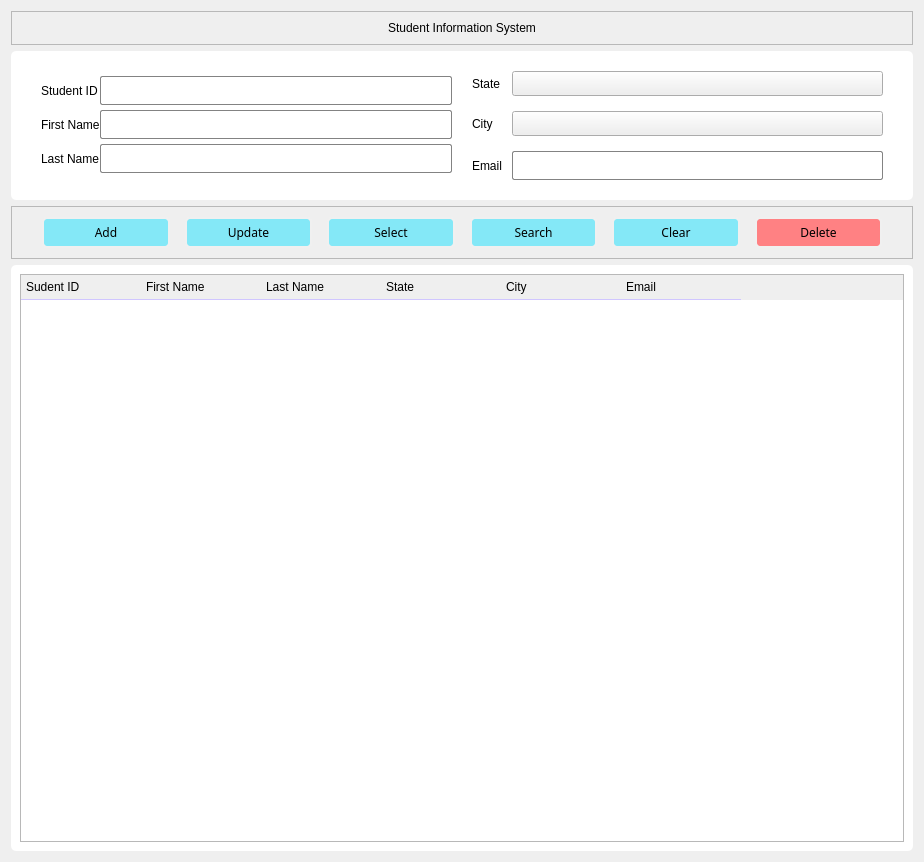
<?xml version="1.0" encoding="UTF-8"?>
<ui version="4.0">
 <class>Form</class>
 <widget class="QWidget" name="Form">
  <property name="geometry">
   <rect>
    <x>0</x>
    <y>0</y>
    <width>924</width>
    <height>862</height>
   </rect>
  </property>
  <property name="windowTitle">
   <string>Form</string>
  </property>
  <property name="styleSheet">
   <string notr="true">#info_frame{
	background-color: #fff;
	border: none;
	border-radius: 5px;
}

#info_frame Qlabel,
#info_frame QLineEdit,
#info_frame QComboBox,
#function_frame QPushButton,
QheaerdView::section {
	font-family: Segoe UI Semibold;
	font-size: 12px;
}

#info_frame QLineEdit,
#info:frame QComboBox{
	padding: 4px 5px;
	border: 1px solid #838383;
	border-radius: 2px;
}

#info_frame QLineEdit:focus,
#info_fame QComboBox:focus{
	border-color: #0055ff;
}

QComboBox::drop-down{
	background:transparent;
	border: none;
	margin-right: 5px;
}

QComboBox::down-arrow{
	image: url(:/icons/expand_more.svg);
}

#result_frame{
	border-radius: 5px;
	background-color: #fff;
}

#QTableWidget{
	border-radius: 3px;
	border: 1px solid #f0f0f0;
}

QHeaderView::section{
	border:none;
	border-bottom: 1px solid #d0c6ff;
	text-align: left;
	padding: 3px 5px;
}

QTableWidget::Item{
	border-bottom: 1px solid #d0c6ff;
	color: #000;
	padding-left: 3px;
}

#function_frame QPushButton {
	font-size 14px;
	padding: 5px 10px;
	border: 2px solid #f0f0f0;
	border-radius: 5px;
	background-color: #84e8f7;
}

#function_frame #delete_btn{
	background-color: #ff8183;
}

#function_frame QPushButton:hover {
	border-color: #4c96f7;
	font-size: 15px
}

#function_frame #delete_btn:hover {
	border-color: #dc0004;
}</string>
  </property>
  <layout class="QGridLayout" name="gridLayout_7">
   <item row="1" column="0">
    <widget class="QFrame" name="info_frame">
     <property name="frameShape">
      <enum>QFrame::StyledPanel</enum>
     </property>
     <property name="frameShadow">
      <enum>QFrame::Raised</enum>
     </property>
     <layout class="QGridLayout" name="gridLayout_3">
      <property name="leftMargin">
       <number>30</number>
      </property>
      <property name="topMargin">
       <number>20</number>
      </property>
      <property name="rightMargin">
       <number>30</number>
      </property>
      <property name="bottomMargin">
       <number>20</number>
      </property>
      <property name="horizontalSpacing">
       <number>20</number>
      </property>
      <property name="verticalSpacing">
       <number>10</number>
      </property>
      <item row="0" column="0">
       <layout class="QGridLayout" name="gridLayout">
        <item row="0" column="0">
         <widget class="QLabel" name="label_2">
          <property name="text">
           <string>Student ID</string>
          </property>
         </widget>
        </item>
        <item row="0" column="1">
         <widget class="QLineEdit" name="lineEdit"/>
        </item>
        <item row="1" column="0">
         <widget class="QLabel" name="label_3">
          <property name="text">
           <string>First Name</string>
          </property>
         </widget>
        </item>
        <item row="1" column="1">
         <widget class="QLineEdit" name="lineEdit_2"/>
        </item>
        <item row="2" column="0">
         <widget class="QLabel" name="label_4">
          <property name="text">
           <string>Last Name</string>
          </property>
         </widget>
        </item>
        <item row="2" column="1">
         <widget class="QLineEdit" name="lineEdit_3"/>
        </item>
       </layout>
      </item>
      <item row="0" column="1">
       <layout class="QGridLayout" name="gridLayout_2">
        <property name="horizontalSpacing">
         <number>10</number>
        </property>
        <property name="verticalSpacing">
         <number>15</number>
        </property>
        <item row="0" column="1" rowspan="2">
         <widget class="QComboBox" name="comboBox"/>
        </item>
        <item row="2" column="1">
         <widget class="QComboBox" name="comboBox_2"/>
        </item>
        <item row="3" column="0">
         <widget class="QLabel" name="label_7">
          <property name="text">
           <string>Email</string>
          </property>
         </widget>
        </item>
        <item row="3" column="1">
         <widget class="QLineEdit" name="lineEdit_4"/>
        </item>
        <item row="2" column="0">
         <widget class="QLabel" name="label_6">
          <property name="text">
           <string>City</string>
          </property>
         </widget>
        </item>
        <item row="0" column="0" rowspan="2">
         <widget class="QLabel" name="label_5">
          <property name="text">
           <string>State</string>
          </property>
         </widget>
        </item>
       </layout>
      </item>
     </layout>
    </widget>
   </item>
   <item row="2" column="0">
    <widget class="QFrame" name="function_frame">
     <property name="frameShape">
      <enum>QFrame::StyledPanel</enum>
     </property>
     <property name="frameShadow">
      <enum>QFrame::Raised</enum>
     </property>
     <layout class="QGridLayout" name="gridLayout_4">
      <property name="leftMargin">
       <number>30</number>
      </property>
      <property name="topMargin">
       <number>10</number>
      </property>
      <property name="rightMargin">
       <number>30</number>
      </property>
      <property name="bottomMargin">
       <number>10</number>
      </property>
      <property name="spacing">
       <number>15</number>
      </property>
      <item row="0" column="5">
       <widget class="QPushButton" name="delete_btn">
        <property name="text">
         <string>Delete</string>
        </property>
        <property name="icon">
         <iconset>
          <normaloff>icons/delete.svg.svg</normaloff>icons/delete.svg.svg</iconset>
        </property>
       </widget>
      </item>
      <item row="0" column="3">
       <widget class="QPushButton" name="search_btn">
        <property name="text">
         <string>Search</string>
        </property>
        <property name="icon">
         <iconset>
          <normaloff>icons/search.svg.svg</normaloff>icons/search.svg.svg</iconset>
        </property>
       </widget>
      </item>
      <item row="0" column="1">
       <widget class="QPushButton" name="update_btn">
        <property name="text">
         <string>Update</string>
        </property>
        <property name="icon">
         <iconset>
          <normaloff>icons/update.svg.svg</normaloff>icons/update.svg.svg</iconset>
        </property>
       </widget>
      </item>
      <item row="0" column="4">
       <widget class="QPushButton" name="clear_btn">
        <property name="text">
         <string>Clear</string>
        </property>
        <property name="icon">
         <iconset>
          <normaloff>icons/clear.svg.svg</normaloff>icons/clear.svg.svg</iconset>
        </property>
       </widget>
      </item>
      <item row="0" column="0">
       <widget class="QPushButton" name="add_btn">
        <property name="text">
         <string>Add</string>
        </property>
        <property name="icon">
         <iconset>
          <normaloff>icons/add.svg.svg</normaloff>icons/add.svg.svg</iconset>
        </property>
       </widget>
      </item>
      <item row="0" column="2">
       <widget class="QPushButton" name="select_btn">
        <property name="text">
         <string>Select</string>
        </property>
        <property name="icon">
         <iconset>
          <normaloff>icons/select.svg.svg</normaloff>icons/select.svg.svg</iconset>
        </property>
       </widget>
      </item>
     </layout>
    </widget>
   </item>
   <item row="3" column="0">
    <widget class="QFrame" name="result_frame">
     <property name="frameShape">
      <enum>QFrame::StyledPanel</enum>
     </property>
     <property name="frameShadow">
      <enum>QFrame::Raised</enum>
     </property>
     <layout class="QGridLayout" name="gridLayout_5">
      <item row="0" column="0">
       <widget class="QTableWidget" name="tableWidget">
        <property name="focusPolicy">
         <enum>Qt::TabFocus</enum>
        </property>
        <property name="showGrid">
         <bool>false</bool>
        </property>
        <attribute name="horizontalHeaderMinimumSectionSize">
         <number>50</number>
        </attribute>
        <attribute name="horizontalHeaderDefaultSectionSize">
         <number>120</number>
        </attribute>
        <column>
         <property name="text">
          <string>Sudent ID</string>
         </property>
         <property name="textAlignment">
          <set>AlignLeading|AlignVCenter</set>
         </property>
        </column>
        <column>
         <property name="text">
          <string>First Name</string>
         </property>
         <property name="textAlignment">
          <set>AlignLeading|AlignVCenter</set>
         </property>
        </column>
        <column>
         <property name="text">
          <string>Last Name</string>
         </property>
         <property name="textAlignment">
          <set>AlignLeading|AlignVCenter</set>
         </property>
        </column>
        <column>
         <property name="text">
          <string>State</string>
         </property>
         <property name="textAlignment">
          <set>AlignLeading|AlignVCenter</set>
         </property>
        </column>
        <column>
         <property name="text">
          <string>City</string>
         </property>
         <property name="textAlignment">
          <set>AlignLeading|AlignVCenter</set>
         </property>
        </column>
        <column>
         <property name="text">
          <string>Email</string>
         </property>
         <property name="textAlignment">
          <set>AlignLeading|AlignVCenter</set>
         </property>
        </column>
       </widget>
      </item>
     </layout>
    </widget>
   </item>
   <item row="0" column="0">
    <widget class="QFrame" name="frame">
     <property name="font">
      <font>
       <family>Arial Rounded MT Bold</family>
       <pointsize>30</pointsize>
      </font>
     </property>
     <property name="toolTipDuration">
      <number>1</number>
     </property>
     <property name="frameShape">
      <enum>QFrame::StyledPanel</enum>
     </property>
     <property name="frameShadow">
      <enum>QFrame::Raised</enum>
     </property>
     <layout class="QGridLayout" name="gridLayout_6">
      <item row="0" column="0">
       <widget class="QLabel" name="title_label">
        <property name="text">
         <string>Student Information System</string>
        </property>
        <property name="alignment">
         <set>Qt::AlignCenter</set>
        </property>
       </widget>
      </item>
     </layout>
    </widget>
   </item>
  </layout>
 </widget>
 <resources/>
 <connections/>
</ui>
